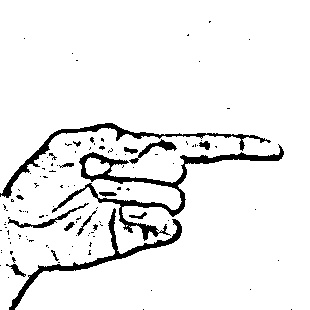
#> input picture dataSet/chinese/testingData/吉/531.jpg, 310 x 310 px, given in place of the camera
$ python TestingData.py
#> lines starting #> are read from the running program, lines starting #| are printed output that depends on the picture; after the words box and inside, x2 and y2 are one past the last pixel; in counts of white or black regions, pixels touching at a corner belong together
import cv2
import numpy as np
import os

# Constants for directories, thresholds, and categories
MODE = 'trainingData'
BASE_DIR = f'dataSet/{MODE}/'
MIN_VALUE = 70
CATEGORIES = '0abcdefghijklmnopqrstuvwxyz'

# Initialize video capture
capture = cv2.VideoCapture(0)

# Ensure all category directories exist
for category in CATEGORIES:
    category_dir = os.path.join(BASE_DIR, category.upper())
    os.makedirs(category_dir, exist_ok=True)

# Function to count the number of images in each category
def get_image_count(directory):
    return {char: len(os.listdir(os.path.join(directory, char.upper()))) for char in CATEGORIES}

# Main loop
while True:
    ret, frame = capture.read()
#> frame is the input picture: shape (310, 310, 3); min 0, max 255, mean 236.9
    if not ret:
        break

    # Mirror the frame
    frame = cv2.flip(frame, 1)
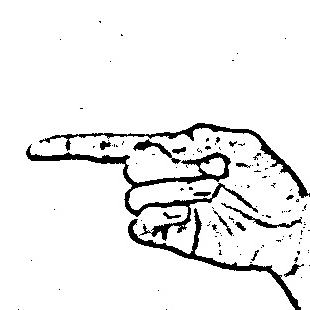
#> frame: shape (310, 310, 3); min 0, max 255, mean 236.9

    # Get image counts
    count = get_image_count(BASE_DIR)

    # Display counts dynamically on the frame
    y_offset = 60
    for key, value in count.items():
        cv2.putText(frame, f"{key.upper()} : {value}", (10, y_offset), cv2.FONT_HERSHEY_PLAIN, 1, (0, 255, 255), 1)
        y_offset += 10
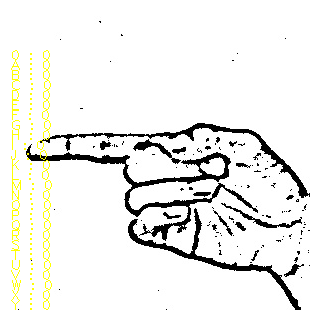
#> frame: shape (310, 310, 3); 1.43% of pixels changed, all inside (x1, y1, x2, y2) = (11, 50, 52, 310)
#> after the loop, y_offset = 330

    # Define ROI coordinates
    x1, y1 = int(0.5 * frame.shape[1]), 10
#> x1 = 155; y1 = 10
    x2, y2 = frame.shape[1] - 10, int(0.5 * frame.shape[1])
#> x2 = 300; y2 = 155

    # Draw ROI on the frame
    cv2.rectangle(frame, (x1 - 1, y1 - 1), (x2 + 1, y2 + 1), (255, 0, 0), 1)
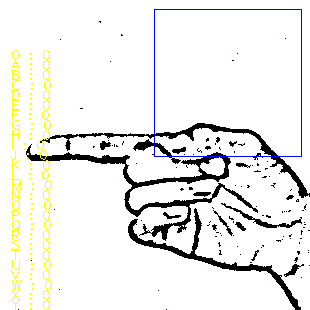
#> frame: shape (310, 310, 3); 0.61% of pixels changed, all inside (x1, y1, x2, y2) = (154, 9, 302, 157)

    # Extract ROI
    roi = frame[y1:y2, x1:x2]
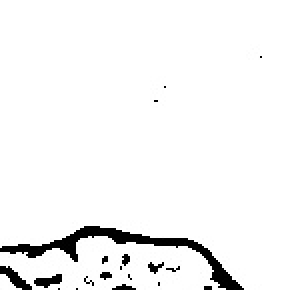
#> roi: shape (145, 145, 3) (shown 2 times larger); min 0, max 255, mean 243.8

    # Image processing
    gray = cv2.cvtColor(roi, cv2.COLOR_BGR2GRAY)
    blur = cv2.GaussianBlur(gray, (5, 5), 2)
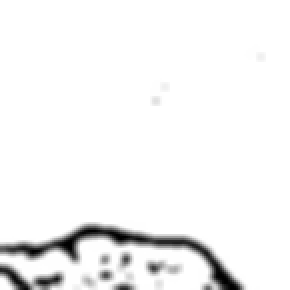
#> blur: shape (145, 145) (shown 2 times larger); min 0, max 255, mean 243.8
    th3 = cv2.adaptiveThreshold(blur, 255, cv2.ADAPTIVE_THRESH_GAUSSIAN_C, cv2.THRESH_BINARY_INV, 11, 2)
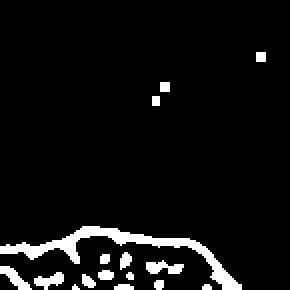
#> th3: shape (145, 145) (shown 2 times larger); 5.8% white; 16 white regions (3 under 20 px), largest, box (x1, y1, x2, y2) and area: (0, 113, 121, 145) 698, (73, 130, 92, 137) 83, (0, 133, 16, 145) 83
    _, test_image = cv2.threshold(th3, MIN_VALUE, 255, cv2.THRESH_BINARY_INV + cv2.THRESH_OTSU)

    # Resize and display the processed image
    test_image = cv2.resize(test_image, (300, 300))
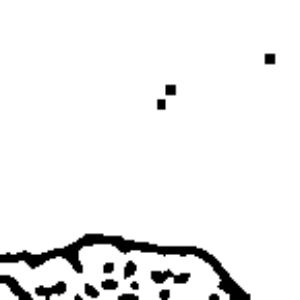
#> test_image: shape (300, 300); min 0, max 255, mean 240.2
    cv2.imshow("Processed Image", test_image)

    # Display the original frame
    cv2.imshow("Frame", frame)

    # Key event handling for data collection
    key = cv2.waitKey(10) & 0xFF
#> (key Esc is pressed here)
    if key == 27:  # ESC key to exit
        break

    if chr(key).lower() in CATEGORIES:
        category = chr(key).upper()
        category_dir = os.path.join(BASE_DIR, category)
        image_path = os.path.join(category_dir, f"{count[chr(key).lower()]}.jpg")
        cv2.imwrite(image_path, roi)

# Release resources
capture.release()
cv2.destroyAllWindows()
